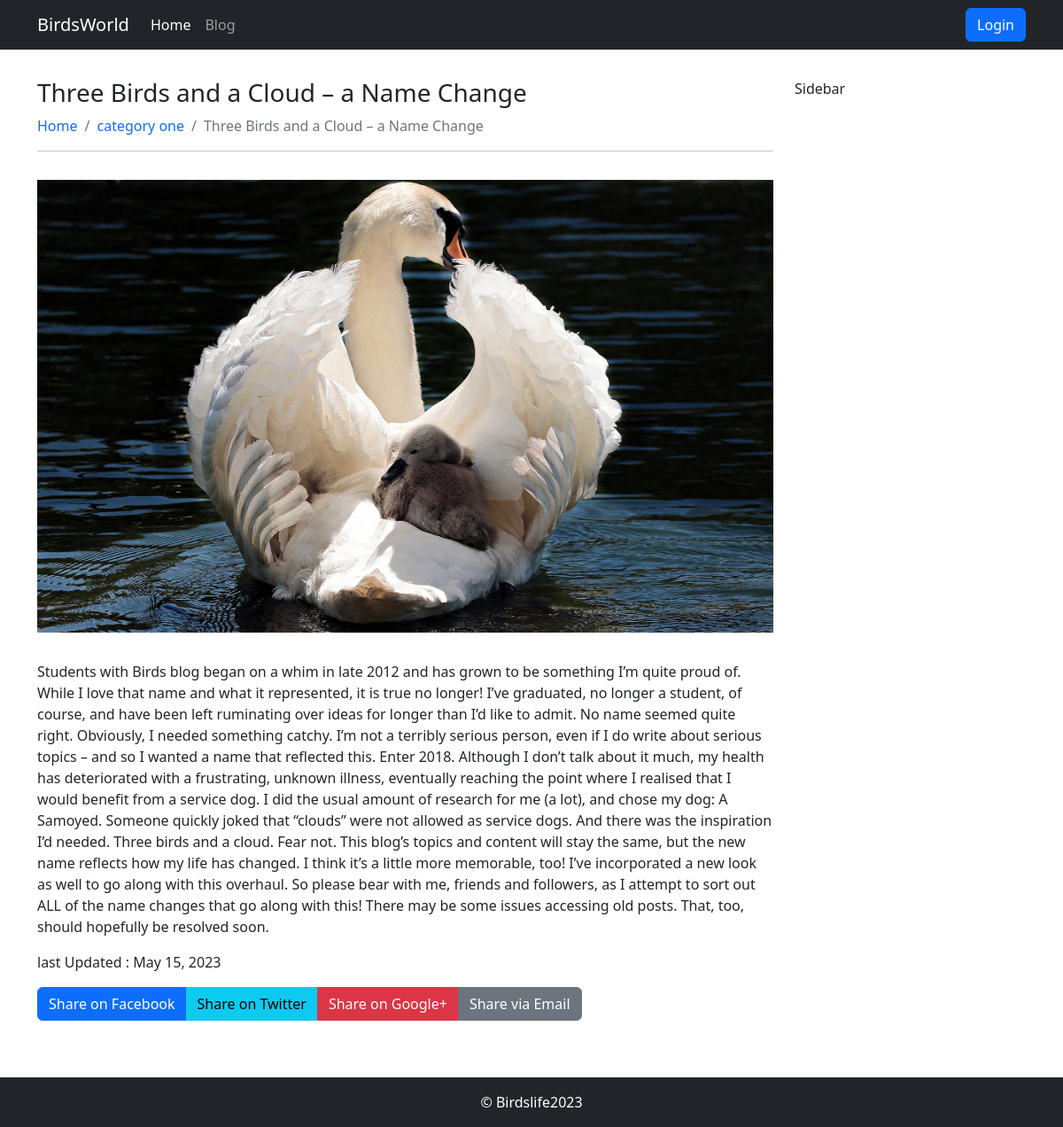
The page /three-birds-and-a-cloud-a-name-change on the database its author committed.
### blog/models.py (models this page shows, shortened)
class BlogPost(models.Model):
    STATUS = [
        ('draft','Draft'),
        ('published', 'Published')
    ]
    title = models.CharField(max_length = 200)
    featured = models.ImageField(upload_to='blogs/', blank=True, null=True)
    slug = models.SlugField(unique= True,blank=True,null=True )
    content = models.TextField()
    created = models.DateTimeField(auto_now_add=True)
    updated = models.DateField(auto_now=True)
    Category = models.ForeignKey(Category, on_delete=models.CASCADE )
    status = models.CharField(max_length = 10, choices = STATUS, default = 'draft')
    meta_title =models.CharField(max_length=200, blank= True, null= True)
    meta_description = models.TextField(blank=True, null=True)
    class Meta:
        verbose_name_plural = "All Posts"

class Category(models.Model):
    title = models.CharField(max_length = 200)
    slug = models.SlugField(unique= True,blank=True,null=True )
    class Meta:
        verbose_name_plural = "categories"

### blog/views.py (the view)
# urls.py: path('<slug:slug>', views.single_post, name = 'single_post')
def single_post(request, slug):
    post = get_object_or_404(BlogPost, slug= slug)
    template_name = 'Blog/single.html'
    context ={'post': post}
    return render(request, template_name, context)

### templates/Blog/single.html (shortened to what this page needs)
{% extends 'base.html' %}
{% block content  %}
<div class="container my-3">
    <div class="row py-3">
        <div class="col-md-9">
            <h1 class="h3">
                {{post.title}}
            </h1>
              <nav aria-label="breadcrumb">
                <ol class="breadcrumb">
                  <li class="breadcrumb-item"><a class="text-decoration-none" href="{% url 'home' %}">Home</a></li>
                  <li class="breadcrumb-item"><a class="text-decoration-none" href="#">{{post.Category.title}}</a></li>
                  <li class="breadcrumb-item active" aria-current="page">{{post.title}}</li>
                </ol>
              </nav>
              <hr>
              <div class="py-3">
                <img src="{{post.featured.url}}" class="card-img-top" alt="...">
              </div>
              <div class="my-3">
                {{post.content}}
              </div>
              <div>
                last Updated : {{post.updated}}
              </div>
              <div class="btn-group py-3" role="group" aria-label="Share buttons">
                <a href="https://www.facebook.com/sharer/sharer.php?u={{ request.build_absolute_uri }}" class="btn btn-primary">
                   Share on Facebook
                </a>
                <a href="https://twitter.com/intent/tweet?url={{ request.build_absolute_uri }}&text={{ post.title }}" class="btn btn-info">
                   Share on Twitter
                </a>
                <a href="https://plus.google.com/share?url={{ request.build_absolute_uri }}" class="btn btn-danger">
                   Share on Google+
                </a>
                <a href="mailto:?subject={{ post.title }}&amp;body={{ request.build_absolute_uri }}" class="btn btn-secondary">
                   Share via Email
                </a>
              </div>
        </div>
        <div class="col-md-3">
            Sidebar
        </div>
    </div>
</div>
{% endblock content  %}

### templates/base.html (shortened to what this page needs)
<!doctype html>
<html lang="en">
  <head>
    <link href="https://cdn.jsdelivr.net/npm/bootstrap@5.2.3/dist/css/bootstrap.min.css" rel="stylesheet">
  </head>
  <body class="d-flex flex-column min-vh-100">
    <nav class="navbar navbar-expand-lg navbar-dark bg-dark">
        <div class="container">
            <a class="navbar-brand" href="#">BirdsWorld</a>
            <div class="collapse navbar-collapse" id="navbarSupportedContent">
            <ul class="navbar-nav me-auto mb-2 mb-lg-0">
                <li class="nav-item">
                <a class="nav-link active" aria-current="page" href="{% url 'home' %}">Home</a>
                </li>
                <li class="nav-item">
                <a class="nav-link" href="{% url 'blog' %}">Blog</a>
                </li>
            </ul>
            <button type="button" class="btn btn-primary">Login</button>
            </div>
        </div>
    </nav>
    {% block content  %}
    {% endblock content  %}
    <footer class="mt-auto pt-3">
        <div class="bg-dark text-white text-center py-3">
            &copy; Birdslife2023
        </div>
    </footer>
  </body>
</html>

### rows shown on the page
BlogPost: title "Three Birds and a Cloud – a Name Change", Category "category one", featured (picture), content "Students with Birds blog began on a whim in late 2012 and has grown to be something I’m quite proud of. While I love that name and what it represented, it is true no longer! I’ve graduated, no longer a student, of course, and have been left ruminating over ideas for longer than I’d like to admit. No name seemed quite right. Obviously, I needed something catchy. I’m not a terribly serious person, even if I do write about serious topics – and so I wanted a name that reflected this. Enter 2018. Although I don’t talk about it much, my health has deteriorated with a frustrating, unknown illness, eventually reaching the point where I realised that I would benefit from a service dog. I did the…", updated "May 15, 2023"
